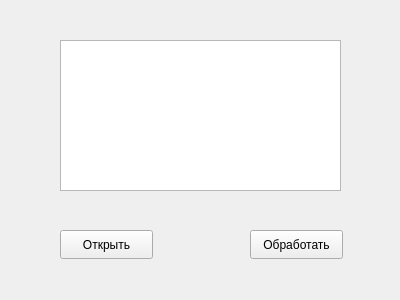
<?xml version="1.0" encoding="UTF-8"?>
<ui version="4.0">
 <class>fileloaderdialog</class>
 <widget class="QWidget" name="fileloaderdialog">
  <property name="geometry">
   <rect>
    <x>0</x>
    <y>0</y>
    <width>400</width>
    <height>300</height>
   </rect>
  </property>
  <property name="windowTitle">
   <string>Form</string>
  </property>
  <widget class="QTextEdit" name="textEdit">
   <property name="geometry">
    <rect>
     <x>60</x>
     <y>40</y>
     <width>281</width>
     <height>151</height>
    </rect>
   </property>
  </widget>
  <widget class="QPushButton" name="openButton">
   <property name="geometry">
    <rect>
     <x>60</x>
     <y>230</y>
     <width>93</width>
     <height>29</height>
    </rect>
   </property>
   <property name="text">
    <string>Открыть</string>
   </property>
  </widget>
  <widget class="QPushButton" name="processButton">
   <property name="geometry">
    <rect>
     <x>250</x>
     <y>230</y>
     <width>93</width>
     <height>29</height>
    </rect>
   </property>
   <property name="text">
    <string>Обработать</string>
   </property>
  </widget>
 </widget>
 <resources/>
 <connections/>
</ui>
